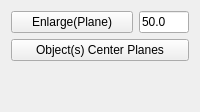
             <widget class="QWidget" name="Plane_Tab1">
              <attribute name="icon">
               <iconset>
                <normaloff>../../../../../../../../home/laurent/Documents/03_Plans/Python/Icons/WF_plane.svg</normaloff>../../../../../../../../home/laurent/Documents/03_Plans/Python/Icons/WF_plane.svg</iconset>
              </attribute>
              <attribute name="title">
               <string>Plane 2/2</string>
              </attribute>
              <layout class="QGridLayout" name="gridLayout_37">
               <item row="2" column="0">
                <spacer name="verticalSpacer_11">
                 <property name="orientation">
                  <enum>Qt::Vertical</enum>
                 </property>
                 <property name="sizeHint" stdset="0">
                  <size>
                   <width>20</width>
                   <height>40</height>
                  </size>
                 </property>
                </spacer>
               </item>
               <item row="1" column="0">
                <widget class="QPushButton" name="button_object_center_planes">
                 <property name="toolTip">
                  <string>Object(s) Center Planes:
Create 3 Planes (XY, XZ and YZ) at center location of all selected Object(s).
- First select one or severl objects
- Second push this button</string>
                 </property>
                 <property name="text">
                  <string>Object(s) Center Planes</string>
                 </property>
                 <property name="icon">
                  <iconset>
                   <normaloff>../../../../../../../../home/laurent/Documents/03_Plans/Python/Icons/WF_centerObjectsPlanes.svg</normaloff>../../../../../../../../home/laurent/Documents/03_Plans/Python/Icons/WF_centerObjectsPlanes.svg</iconset>
                 </property>
                 <property name="iconSize">
                  <size>
                   <width>32</width>
                   <height>32</height>
                  </size>
                 </property>
                </widget>
               </item>
               <item row="0" column="0">
                <layout class="QHBoxLayout" name="horizontalLayout_17">
                 <item>
                  <widget class="QPushButton" name="button_extension_plane">
                   <property name="sizePolicy">
                    <sizepolicy hsizetype="Expanding" vsizetype="Fixed">
                     <horstretch>0</horstretch>
                     <verstretch>0</verstretch>
                    </sizepolicy>
                   </property>
                   <property name="toolTip">
                    <string>Enlarge(Plane):
Extend a Plane in each dimension.
- First select a  Plane (or several Planes) 
- Second push this button

NB: 
 - The percentage of  the extension can be defined first.</string>
                   </property>
                   <property name="text">
                    <string>Enlarge(Plane)</string>
                   </property>
                   <property name="icon">
                    <iconset>
                     <normaloff>../../../../../../../../home/laurent/Documents/03_Plans/Python/Icons/WF_enlargePlane.svg</normaloff>../../../../../../../../home/laurent/Documents/03_Plans/Python/Icons/WF_enlargePlane.svg</iconset>
                   </property>
                   <property name="iconSize">
                    <size>
                     <width>32</width>
                     <height>32</height>
                    </size>
                   </property>
                  </widget>
                 </item>
                 <item>
                  <widget class="QLineEdit" name="extension_plane">
                   <property name="sizePolicy">
                    <sizepolicy hsizetype="MinimumExpanding" vsizetype="Fixed">
                     <horstretch>0</horstretch>
                     <verstretch>0</verstretch>
                    </sizepolicy>
                   </property>
                   <property name="minimumSize">
                    <size>
                     <width>40</width>
                     <height>0</height>
                    </size>
                   </property>
                   <property name="maximumSize">
                    <size>
                     <width>50</width>
                     <height>16777215</height>
                    </size>
                   </property>
                   <property name="toolTip">
                    <string>Extension of the Plane in each dimension in percentage.</string>
                   </property>
                   <property name="text">
                    <string>50.0</string>
                   </property>
                  </widget>
                 </item>
                </layout>
               </item>
              </layout>
             </widget>
